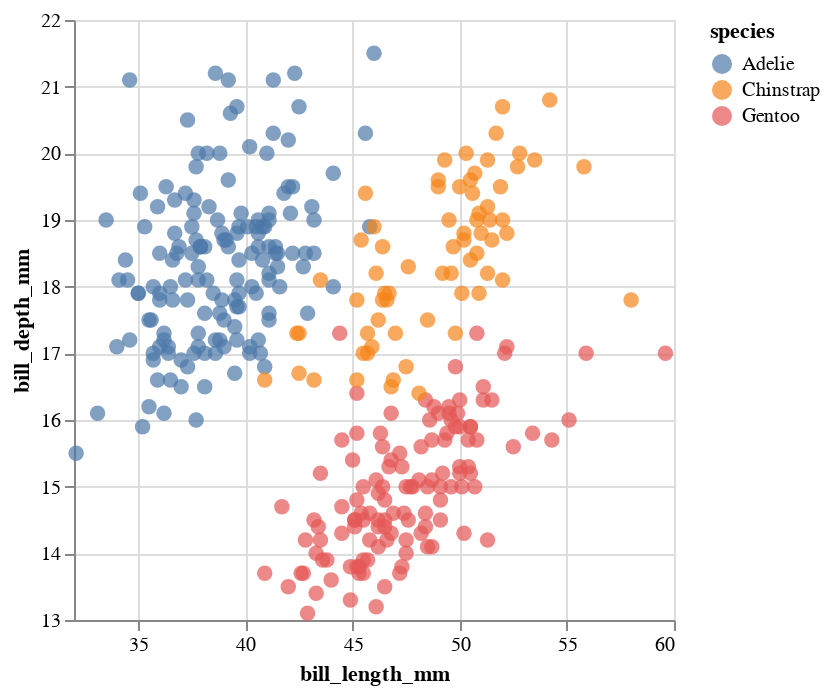

Here is the notebook cell this chart was saved with:
### Markdown cell above
## Scatterplot

A scatterplot is one of the most commonly used visualizations. In this
case we encode three values for the [Palmer penguins
data](https://allisonhorst.github.io/palmerpenguins/): bill length
vs. bill depth, per species. The only optimization we apply is to have
the axis not go all the way to zero, so the charts is focused on the
actual datapoints.

### Code cell
scatterplot = (
    alt.Chart(penguins)
    .mark_circle(size=60)
    .encode(
        x=alt.X("bill_length_mm:Q", scale=alt.Scale(zero=False)),
        y=alt.Y("bill_depth_mm:Q", scale=alt.Scale(zero=False)),
        color=alt.Color("species"),
        tooltip=["species", "sex", "island", "bill_length_mm:Q", "bill_depth_mm:Q"],
    )
)
scatterplot

### Figure 1 — Vega-Lite specification as saved in the notebook (floating-point values rounded to 4 significant figures; data arrays with more than 128 entries replaced by an {"elided": "..."} marker saying what was removed)
{"config": {"view": {"continuousWidth": 300, "continuousHeight": 300}}, "data": {"name": "data-b414165be0aeea8c687bc9462659f7b8"}, "mark": {"type": "circle", "size": 60}, "encoding": {"color": {"field": "species", "type": "nominal"}, "tooltip": [{"field": "species", "type": "nominal"}, {"field": "sex", "type": "nominal"}, {"field": "island", "type": "nominal"}, {"field": "bill_length_mm", "type": "quantitative"}, {"field": "bill_depth_mm", "type": "quantitative"}], "x": {"field": "bill_length_mm", "scale": {"zero": false}, "type": "quantitative"}, "y": {"field": "bill_depth_mm", "scale": {"zero": false}, "type": "quantitative"}}, "$schema": "https://vega.github.io/schema/vega-lite/v5.16.3.json", "datasets": {"data-b414165be0aeea8c687bc9462659f7b8": {"elided": "344 records"}}}
